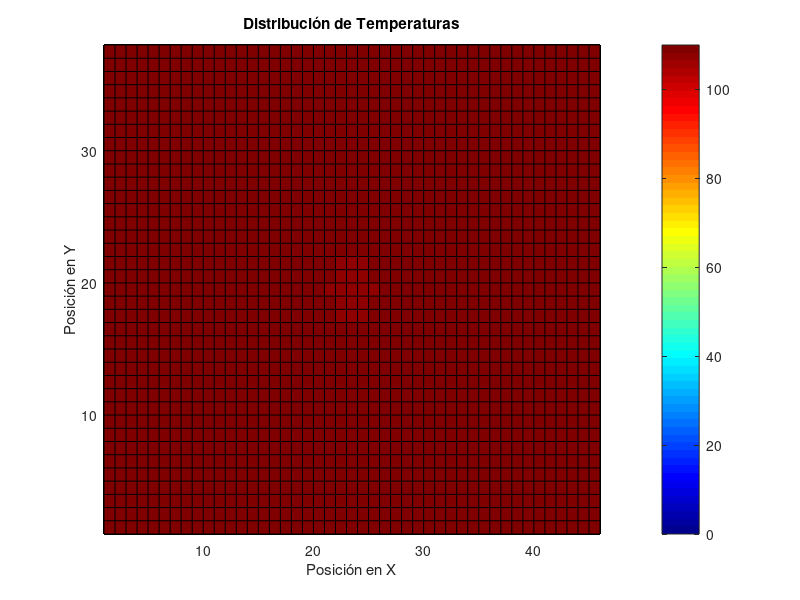
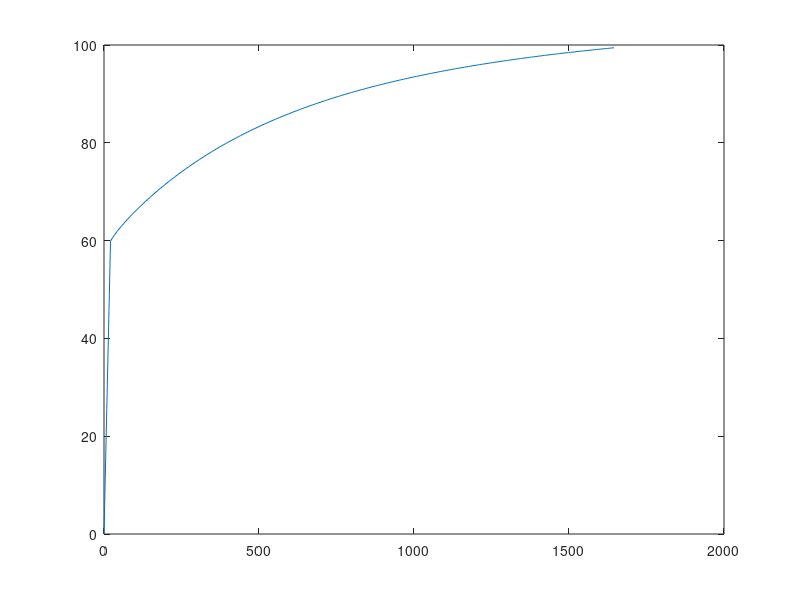

MATLAB code for these plots, in order: (Note: this script raises an error after producing the figures.)
clear all
%Constantes del problema:

    %Parámetros geometricos:
    t=0.2;
    Deltax=t/4;
    Deltay=t/4;
    Deltaw=Deltay;

    % conductividades [W/(m-C)]
    k=zeros(3,1);
    k(1,1)=51;  % Acero
    k(2,1)=398; % Cobre
    k(3,1)=205; % Aluminio

    % Densidades [kg/m^3]
    rho=zeros(3,1);
    rho(1,1)=7870;  % Acero
    rho(2,1)=8960;  % Cobre
    rho(3,1)=2700;  % Aluminio

    % Calores especificos [J/kg-C]
    c_p=zeros(3,1);
    c_p(1,1)=465;  % Acero
    c_p(2,1)=385;  % Cobre
    c_p(3,1)=897;  % Aluminio

    % Absortividades [m^2/s]
    alpha=k./(rho.*c_p);

    %Coeficiente de convección [W/m^2-C]
    h=200;

    %Tempeartura alr
    T_inf=110;

%Generamos tabla con taos maximos para cada tipo de nodo y tiempos máximos:
    
    tao_max=zeros(15,1,3);    %Numero de ecuaciones=15 y son 3 tipos de materiales.
    Deltat_max=zeros(15,1,3); %[s]

    %Nodo A:
    tao_max(1,1,:)=1/4;
    
    %Nodos B:
    for m=1:3
        tao_max(2,1,m)=(1/((2*h*Deltaw)/k(m,1)+4));
    end

    %Nodos C:

    for m=1:3
        tao_max(3,1,m)=(1/((2*h*Deltaw)/k(m,1)+4));
    end

    %Nodos D:

    for m=1:3
        tao_max(4,1,m)=(1/((2*h*Deltaw)/k(m,1)+4));
    end

    %Nodos E:

    for m=1:3
        tao_max(5,1,m)=(1/((2*h*Deltaw)/k(m,1)+4));
    end

    %Nodos F:

    for m=1:3
        tao_max(6,1,m)=(1/((4*h*Deltaw)/k(m,1)+4));
    end

    %Nodos G:

    for m=1:3
        tao_max(7,1,m)=(1/((4*h*Deltaw)/k(m,1)+4));
    end

    %Nodos H:

    for m=1:3
        tao_max(8,1,m)=(1/((4*h*Deltaw)/k(m,1)+4));
    end

     %Nodos I:

    for m=1:3
        tao_max(9,1,m)=(1/((4*h*Deltaw)/k(m,1)+4));
    end

    %Nodos J:

    for m=1:3
        tao_max(10,1,m)=(1/((4*h*Deltaw)/(3*k(m,1))+4));
    end

    %Nodos K:

    for m=1:3
        tao_max(11,1,m)=(1/((4*h*Deltaw)/(3*k(m,1))+4));
    end

    %Nodos L:

    for m=1:3
        tao_max(12,1,m)=(1/((4*h*Deltaw)/(3*k(m,1))+4));
    end

    %Nodos M:

    for m=1:3
        tao_max(13,1,m)=(1/((4*h*Deltaw)/(3*k(m,1))+4));
    end

    %Nodos N:

    for m=1:3
        tao_max(14,1,:)=1/4;
    end

    %Nodo o:

    for m=1:3
        tao_max(15,1,m)=(1/((2*h*Deltaw)/(k(m,1))+4));
    end

    %Nodo p:

    for m=1:3
        tao_max(16,1,m)=(1/((2*h*Deltaw)/(k(m,1))+4));
    end

    %Hallamos tiempos m para cada caso

    for m=1:16
        for n=1:3
             Deltat_min(m,1,n)=((Deltaw^2)*tao_max(m,1,n))/(alpha(n,1));
        end
    end


 % Hallamos el tiempo mínimo que se pueda usar para cada material truncando
 % el valor por debajo para que quede entero (y un poco menor del valor máximo)
    
    Deltat=zeros(3,1);

    for m=1:3
        Deltat(m,1)=min(floor(Deltat_min(:,1,m)));
    end

    %Obtenemos pasos mínimos para el acero de 32s, para el cobre de 4
    %s, y para el aluminio de 5s
   
 % Recalculamos los taos para cada tipo de ecuaciones según el tiempo
 % mínimo obtenido anteriomente

    tao=(1/(Deltaw^2))*(alpha.*Deltat);

 % Generamos matriz de NODOS: según la distribución nodal planteada se
 % tiene una matriz de 45*37 para un totoal de 1665 nodos. 
 % EN ESTE SCRIPT SOLO SOLUCIONAMOS PARA EL ACERO
 
 T=ones(45,37,1);
 T=110.*T; % Se llenan los nodos, con una temperatura igual al de los gases

    % CONDICION INICIAL:

    for m=1:45
        for n=33:37
            T(m,n,1)=15;
        end
    end

    for m=9:13
        for n=21:32
            T(m,n,1)=15;
        end
    end

    for m=21:25
        for n=21:32
            T(m,n,1)=15;
        end
    end

    for m=1:45
        for n=19:21
            T(m,n,1)=15;
        end
    end

    %Condición de simetría:

    for m=1:45
        for n=1:19
            T(m,n,1)=T(-m+46,-n+38,1);
        end
    end

% Crear un mallado con colores (para los nodos, no es fiel al tamaño real 
% los elementos, esta malla considera que todos los elementos tiene el mis
% tamaño lo cual es falso (no para los cálculo pero sí para la 
% representación gráfica))

    figure;

    %Corregimos tamaño de la matriz:
        l=T(:,:,1);
        for m=45:45
             for n=1:37
                 l(m+1,n+1)=l(m,n);
             end
         end

            for m=1:45
                for n=37:37
                    l(m,n)=1;
                end
            end

    pcolor(l(:,:,1)');
    %shading interp;  % Interpolación para suavizar los colores

    % Definir una escala de colores personalizada 
    colormap(jet);  % Utilizamos el mapa de colores "jet" 

    % Agregar una barra de colores
    colorbar;

    % Etiquetas y título del gráfico
    xlabel('Posición en X');
    ylabel('Posición en Y');
    title('Distribución de Temperaturas');
   
    %  ajustar los ejes si es necesario
    %axis([0, 46, 0, 38]);
    

 % COMENZAMOS A SOLUCIONAR: se debe programar cada ecuación cada iteración
 % del while, el criterio de parada se definirá proximamente:

   ts=2; %  time steep (paso temporal)

   % Se itera hasta alcanzar estado estable:
   prom_residuals=1;
   counter=0;
   while(prom_residuals>10^(-2))

   %Nodos A:


    T(:,:,ts)=T(:,:,ts-1);

   for m=2:44
       for n=34:36
           T(m,n,ts)=T(m,n,ts-1)*(1-4*tao(3))+tao(3)*(T(m-1,n,ts-1)+T(m+1,n,ts-1)+T(m,n-1,ts-1)+T(m,n+1,ts-1));
       end
   end

   for m=10:12
       for n=21:33
           T(m,n,ts)=T(m,n,ts-1)*(1-4*tao(3))+tao(3)*(T(m-1,n,ts-1)+T(m+1,n,ts-1)+T(m,n-1,ts-1)+T(m,n+1,ts-1));
       end
   end

   for m=22:24
       for n=21:33
           T(m,n,ts)=T(m,n,ts-1)*(1-4*tao(3))+tao(3)*(T(m-1,n,ts-1)+T(m+1,n,ts-1)+T(m,n-1,ts-1)+T(m,n+1,ts-1));
       end
   end

   for m=2:44
       for n=20:20
           T(m,n,ts)=T(m,n,ts-1)*(1-4*tao(3))+tao(3)*(T(m-1,n,ts-1)+T(m+1,n,ts-1)+T(m,n-1,ts-1)+T(m,n+1,ts-1));
       end
   end

   %Nodos B:
    
   for m=1:1
       for n=20:20
          T(m,n,ts)=T(m,n,ts-1)*(1-tao(3)*(((2*h*Deltaw)/k(1))+4))+tao(3)*(2*T(m+1,n,ts-1)+T(m,n-1,ts-1)+T(m,n+1,ts-1)+(2*h*Deltaw/k(1))*T_inf);
           
       end
   end

   for m=1:1
       for n=34:36
           T(m,n,ts)=T(m,n,ts-1)*(1-tao(3)*(((2*h*Deltaw)/k(1))+4))+tao(3)*(2*T(m+1,n,ts-1)+T(m,n-1,ts-1)+T(m,n+1,ts-1)+(2*h*Deltaw/k(1))*T_inf);
       end
   end

   for m=9:9
       for n=22:32
            T(m,n,ts)=T(m,n,ts-1)*(1-tao(3)*(((2*h*Deltaw)/k(1))+4))+tao(3)*(2*T(m+1,n,ts-1)+T(m,n-1,ts-1)+T(m,n+1,ts-1)+(2*h*Deltaw/k(1))*T_inf);
       end
   end

   for m=21:21
       for n=22:32
            T(m,n,ts)=T(m,n,ts-1)*(1-tao(3)*(((2*h*Deltaw)/k(1))+4))+tao(3)*(2*T(m+1,n,ts-1)+T(m,n-1,ts-1)+T(m,n+1,ts-1)+(2*h*Deltaw/k(1))*T_inf);
       end
   end
    
   %Nodos C:

   for m=13:13
       for n=22:32
            T(m,n,ts)=T(m,n,ts-1)*(1-tao(3)*(((2*h*Deltaw)/k(1))+4))+tao(3)*(2*T(m-1,n,ts-1)+T(m,n-1,ts-1)+T(m,n+1,ts-1)+(2*h*Deltaw/k(1))*T_inf);
       end
   end

   for m=25:25
       for n=22:32
            T(m,n,ts)=T(m,n,ts-1)*(1-tao(3)*(((2*h*Deltaw)/k(1))+4))+tao(3)*(2*T(m-1,n,ts-1)+T(m,n-1,ts-1)+T(m,n+1,ts-1)+(2*h*Deltaw/k(1))*T_inf);
       end
   end

   for m=45:45
       for n=20:20
            T(m,n,ts)=T(m,n,ts-1)*(1-tao(3)*(((2*h*Deltaw)/k(1))+4))+tao(3)*(2*T(m-1,n,ts-1)+T(m,n-1,ts-1)+T(m,n+1,ts-1)+(2*h*Deltaw/k(1))*T_inf);
       end
   end

   for m=45:45
       for n=34:36
            T(m,n,ts)=T(m,n,ts-1)*(1-tao(3)*(((2*h*Deltaw)/k(1))+4))+tao(3)*(2*T(m-1,n,ts-1)+T(m,n-1,ts-1)+T(m,n+1,ts-1)+(2*h*Deltaw/k(1))*T_inf);
       end
   end

   %Nodos D:

   for m=2:44
       for n=37:37
           T(m,n,ts)=T(m,n,ts-1)*(1-tao(3)*(((2*h*Deltaw)/k(1))+4))+tao(3)*(2*T(m,n-1,ts-1)+T(m-1,n,ts-1)+T(m+1,n,ts-1)+(2*h*Deltaw/k(1))*T_inf);
       end
   end

   for m=2:8
       for n=21:21
           T(m,n,ts)=T(m,n,ts-1)*(1-tao(3)*(((2*h*Deltaw)/k(1))+4))+tao(3)*(2*T(m,n-1,ts-1)+T(m-1,n,ts-1)+T(m+1,n,ts-1)+(2*h*Deltaw/k(1))*T_inf);
       end
   end

   for m=14:20
       for n=21:21
           T(m,n,ts)=T(m,n,ts-1)*(1-tao(3)*(((2*h*Deltaw)/k(1))+4))+tao(3)*(2*T(m,n-1,ts-1)+T(m-1,n,ts-1)+T(m+1,n,ts-1)+(2*h*Deltaw/k(1))*T_inf);
       end
   end

   for m=26:44
       for n=21:21
           T(m,n,ts)=T(m,n,ts-1)*(1-tao(3)*(((2*h*Deltaw)/k(1))+4))+tao(3)*(2*T(m,n-1,ts-1)+T(m-1,n,ts-1)+T(m+1,n,ts-1)+(2*h*Deltaw/k(1))*T_inf);
       end
   end

   %Nodos E

   for m=2:8
       for n=33:33
           T(m,n,ts)=T(m,n,ts-1)*(1-tao(3)*(((2*h*Deltaw)/k(1))+4))+tao(3)*(2*T(m,n+1,ts-1)+T(m-1,n,ts-1)+T(m+1,n,ts-1)+(2*h*Deltaw/k(1))*T_inf);
       end
   end

   for m=14:20
       for n=33:33
            T(m,n,ts)=T(m,n,ts-1)*(1-tao(3)*(((2*h*Deltaw)/k(1))+4))+tao(3)*(2*T(m,n+1,ts-1)+T(m-1,n,ts-1)+T(m+1,n,ts-1)+(2*h*Deltaw/k(1))*T_inf);
       end
   end

   for m=26:44
       for n=33:33
            T(m,n,ts)=T(m,n,ts-1)*(1-tao(3)*(((2*h*Deltaw)/k(1))+4))+tao(3)*(2*T(m,n+1,ts-1)+T(m-1,n,ts-1)+T(m+1,n,ts-1)+(2*h*Deltaw/k(1))*T_inf);
       end
   end

   %Nodos F

   for m=1:1
       for n=37:37
           T(m,n,ts)=T(m,n,ts-1)*(1-tao(3)*(((4*h*Deltaw)/k(1))+4))+tao(3)*(2*T(m,n-1,ts-1)+2*T(m+1,n,ts-1)+(4*h*Deltaw/k(1))*T_inf);
       end
   end

   for m=1:1
       for n=21:21
           T(m,n,ts)=T(m,n,ts-1)*(1-tao(3)*(((4*h*Deltaw)/k(1))+4))+tao(3)*(2*T(m,n-1,ts-1)+2*T(m+1,n,ts-1)+(4*h*Deltaw/k(1))*T_inf);
       end
   end

   %Nodos G

   for m=1:1
       for n=33:33
           T(m,n,ts)=T(m,n,ts-1)*(1-tao(3)*(((4*h*Deltaw)/k(1))+4))+tao(3)*(2*T(m,n+1,ts-1)+2*T(m+1,n,ts-1)+(4*h*Deltaw/k(1))*T_inf);
       end
   end

   %Nodos H

   for m=45:45
       for n=37:37
           T(m,n,ts)=T(m,n,ts-1)*(1-tao(3)*(((4*h*Deltaw)/k(1))+4))+tao(3)*(2*T(m-1,n,ts-1)+2*T(m,n-1,ts-1)+(4*h*Deltaw/k(1))*T_inf);
       end
   end

   for m=45:45
       for n=21:21
           T(m,n,ts)=T(m,n,ts-1)*(1-tao(3)*(((4*h*Deltaw)/k(1))+4))+tao(3)*(2*T(m-1,n,ts-1)+2*T(m,n-1,ts-1)+(4*h*Deltaw/k(1))*T_inf);
       end
   end

   %Nodos I

   for m=45:45
       for n=33:33
           T(m,n,ts)=T(m,n,ts-1)*(1-tao(3)*(((4*h*Deltaw)/k(1))+4))+tao(3)*(2*T(m-1,n,ts-1)+2*T(m,n+1,ts-1)+(4*h*Deltaw/k(1))*T_inf);
       end
   end

   %Nodos J

   for m=9:9
       for n=33:33
            T(m,n,ts)=T(m,n,ts-1)*(1-tao(3)*(4)*(((h*Deltaw)/(3*k(1)))+1))+tao(3)*(2/3)*(T(m-1,n,ts-1)+2*T(m+1,n,ts-1)+T(m,n-1,ts-1)+2*T(m,n+1,ts-1)+(2*h*Deltaw/k(1))*T_inf);
       end
   end


   for m=21:21
       for n=33:33
            T(m,n,ts)=T(m,n,ts-1)*(1-tao(3)*(4)*(((h*Deltaw)/(3*k(1)))+1))+tao(3)*(2/3)*(T(m-1,n,ts-1)+2*T(m+1,n,ts-1)+T(m,n-1,ts-1)+2*T(m,n+1,ts-1)+(2*h*Deltaw/k(1))*T_inf);
       end
   end
    
    %Nodos K
  

   for m=13:13
       for n=33:33
             T(m,n,ts)=T(m,n,ts-1)*(1-tao(3)*(4)*(((h*Deltaw)/(3*k(1)))+1))+tao(3)*(2/3)*(2*T(m-1,n,ts-1)+T(m+1,n,ts-1)+T(m,n-1,ts-1)+2*T(m,n+1,ts-1)+(2*h*Deltaw/k(1))*T_inf);
       end
   end

   for m=25:25
       for n=33:33
            T(m,n,ts)=T(m,n,ts-1)*(1-tao(3)*(4)*(((h*Deltaw)/(3*k(1)))+1))+tao(3)*(2/3)*(2*T(m-1,n,ts-1)+T(m+1,n,ts-1)+T(m,n-1,ts-1)+2*T(m,n+1,ts-1)+(2*h*Deltaw/k(1))*T_inf);
       end
   end

    %Nodos L

   for m=9:9
       for n=21:21
            T(m,n,ts)=T(m,n,ts-1)*(1-tao(3)*(4)*(((h*Deltaw)/(3*k(1)))+1))+tao(3)*(2/3)*(T(m-1,n,ts-1)+2*T(m+1,n,ts-1)+2*T(m,n-1,ts-1)+T(m,n+1,ts-1)+(2*h*Deltaw/k(1))*T_inf);
       end
   end

   for m=21:21
       for n=21:21
            T(m,n,ts)=T(m,n,ts-1)*(1-tao(3)*(4)*(((h*Deltaw)/(3*k(1)))+1))+tao(3)*(2/3)*(T(m-1,n,ts-1)+2*T(m+1,n,ts-1)+2*T(m,n-1,ts-1)+T(m,n+1,ts-1)+(2*h*Deltaw/k(1))*T_inf);
       end
   end

   %Nodos M

   for m=13:13
       for n=21:21
            T(m,n,ts)=T(m,n,ts-1)*(1-tao(3)*(4)*(((h*Deltaw)/(3*k(1)))+1))+tao(3)*(2/3)*(2*T(m-1,n,ts-1)+T(m+1,n,ts-1)+2*T(m,n-1,ts-1)+T(m,n+1,ts-1)+(2*h*Deltaw/k(1))*T_inf);
       end
   end

   for m=25:25
       for n=21:21
            T(m,n,ts)=T(m,n,ts-1)*(1-tao(3)*(4)*(((h*Deltaw)/(3*k(1)))+1))+tao(3)*(2/3)*(2*T(m-1,n,ts-1)+T(m+1,n,ts-1)+2*T(m,n-1,ts-1)+T(m,n+1,ts-1)+(2*h*Deltaw/k(1))*T_inf);
       end
   end

   %Nodos N

   for m=2:44
       for n=19:19
           T(m,n,ts)=T(m,n,ts-1)*(1-4*tao(3))+tao(3)*(2*T(m,n+1,ts-1)+T(m-1,n,ts-1)+T(m+1,n,ts-1));
       end
   end

   %Nodo O

   for m=1:1
       for n=19:19
            T(m,n,ts)=T(m,n,ts-1)*(1-tao(3)*(((2*h*Deltaw)/k(1))+4))+tao(3)*2*(T(m,n+1,ts-1)+T(m+1,n,ts-1)+(h*Deltaw/k(1))*T_inf);
       end
   end

   %Nodo P

   for m=45:45
       for n=19:19
            T(m,n,ts)=T(m,n,ts-1)*(1-tao(3)*(((2*h*Deltaw)/k(1))+4))+tao(3)*2*(T(m-1,n,ts-1)+T(m,n+1,ts-1)+(h*Deltaw/k(1))*T_inf);
       end
   end

   %Condición de simetría:

    for m=1:45
        for n=1:19
            T(m,n,ts)=T(-m+46,-n+38,ts);
        end
    end

    for m=45:45
        for n=1:37
            l(m+1,n+1,ts)=1;
        end
    end

    for m=1:45
        for n=37:37
            l(m+1,n+1,1)=1;
        end
    end

    l=T(:,:,ts);

    for m=45:45
          for n=1:37
               l(m+1,n+1)=l(m,n);
          end
    end

    for m=1:45
          for n=37:37
               l(m+1,n+1)=l(m,n);
          end
    end

    residuals=abs(T(:,:,ts)-T(:,:,ts-1));
    prom_residuals=mean(residuals,"all");
    
    pcolor(l');
    % Definir una escala de colores personalizada 
    colormap(jet);  % Utilizamos el mapa de colores "jet" 

    % Agregar una barra de colores
    colorbar;

    % Etiquetas y título del gráfico
    xlabel('Posición en X');
    ylabel('Posición en Y');
    title('Distribución de Temperaturas');
    hold on
    pause(0.01)
   
    if(T(23,19,ts)>=100 && counter==0)
        ts_crit=ts;
        counter=1;
    end

    ts=ts+1;
    T_prom(ts)=mean(T(:,:),"all");
    time(ts)=ts*Deltat(3,1);
    
   end

   figure
   plot(time,T_prom);
   yline(110,'-');
   xlabel('Tiempo [s]');
   ylabel('Temperatura promedio[C] ');
   title('Temperatura promedio vs tiempo (aluminio en gases)');